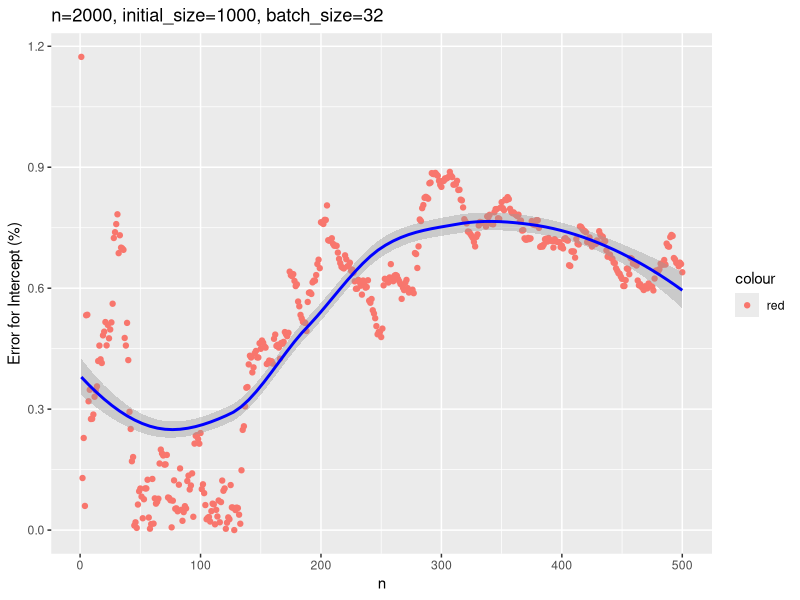
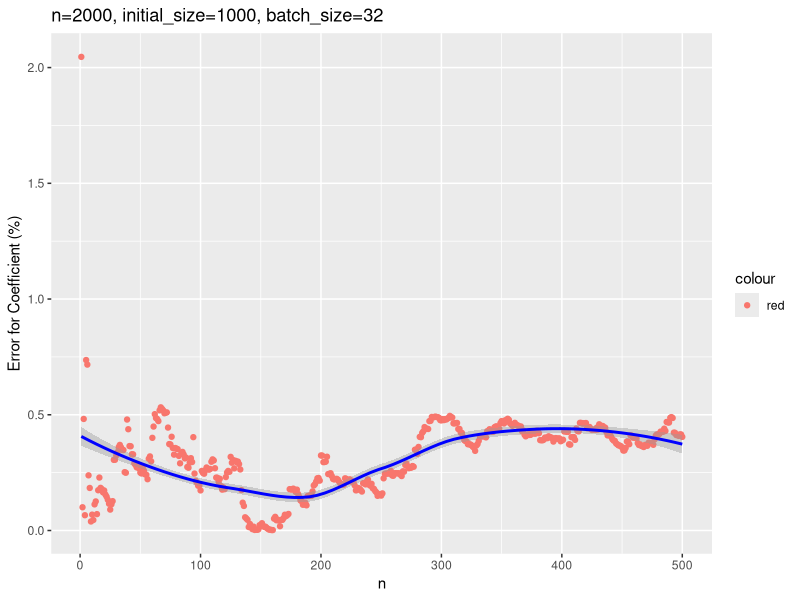

R code for these plots, in order:
library(ggplot2)
library(matrixcalc)
library(MASS)
library(mvtnorm)
library(LearnBayes)
library(nlme)

continuous_updating_by_n <- function(update_n_times, init_sample_size, new_sample_size){
  var.cov.mat <- matrix(c(1, 0.6, 0.6, 1), nrow = 2, byrow = TRUE)
  
  random_data <- mvrnorm(n = init_sample_size, mu = c(2, 3), Sigma = var.cov.mat)
  random_data <- as.data.frame(random_data)
  
  f_init <- lm(V2 ~ V1, data = random_data)
  sigma0 <- vcov(f_init)
  mu0 <- coef(f_init)
  
  errors_intercept <- c()
  errors_coeff <- c()
  
  for(i in 1:update_n_times){
    new_data_length <- new_sample_size
    new_random_data <- mvrnorm(n = new_data_length, mu = c(4, 5), Sigma = var.cov.mat)
    new_random_data <- as.data.frame(new_random_data)
    
    #Append the data and graph
    combined_random_data_x <- append(unlist(random_data["V1"], use.names = FALSE), values = unlist(new_random_data["V1"], use.names = FALSE))
    combined_random_data_y <- append(unlist(random_data["V2"], use.names = FALSE), values = unlist(new_random_data["V2"], use.names = FALSE))
    combined_random_data <- data.frame(combined_random_data_x, combined_random_data_y)
    
    f_new_data <- lm(V2 ~ V1, data = new_random_data)
    sigma_new_data <- vcov(f_new_data)
    mu_new_data <- coef(f_new_data)
    
    inverse_data_length <- 1
    #sum_of_new_data <- sum(new_random_data["V1"])
    sum_of_new_data <- c(sum(new_random_data["V1"]), sum(new_random_data["V2"]))
    sigma_n <- sigma0%*%matrix.inverse((sigma0 + inverse_data_length*sigma_new_data))%*%(inverse_data_length*sigma_new_data)
    
    mu_n <- sigma0%*%matrix.inverse(sigma0 + inverse_data_length*sigma_new_data)%*%(inverse_data_length*mu_new_data) + inverse_data_length*sigma_new_data%*%matrix.inverse(sigma0 + inverse_data_length*sigma_new_data)%*%mu0
    
    f_final <- lm(combined_random_data_y ~ combined_random_data_x, data = combined_random_data)
    sigma_actual <- vcov(f_final)
    mu_actual <- coef(f_final)
    
    errors_intercept <- c(errors_intercept, 100*abs(mu_actual[1]-mu_n[1])/mu_actual[1])
    errors_coeff <- c(errors_coeff, 100*abs(mu_actual[2]-mu_n[2])/mu_actual[2])
    
    mu0 <- mu_n
    sigma0 <- sigma_n
    
    random_data <- rbind(random_data, new_random_data)
    print(i)
  }
  data.frame(errors_intercept = errors_intercept, errors_coeff = errors_coeff, n = 1:update_n_times)
}
res11 <- continuous_updating_by_n(500, 1000, ceiling(sqrt(1000)))
ggplot(data = res11, aes(x = n, y = errors_intercept)) + 
  geom_point(aes(y = errors_intercept, col = 'red')) +
  stat_smooth(method = 'loess', color = 'blue') + 
  ggtitle("n=2000, initial_size=1000, batch_size=32") + 
  ylab("Error for Intercept (%)")
ggplot(data = res11, aes(x = n, y = errors_coeff)) + 
  geom_point(aes(y = errors_coeff, col = 'red')) +
  stat_smooth(method = 'loess', color = 'blue') + 
  ggtitle("n=2000, initial_size=1000, batch_size=32") + 
  ylab("Error for Coefficient (%)")
